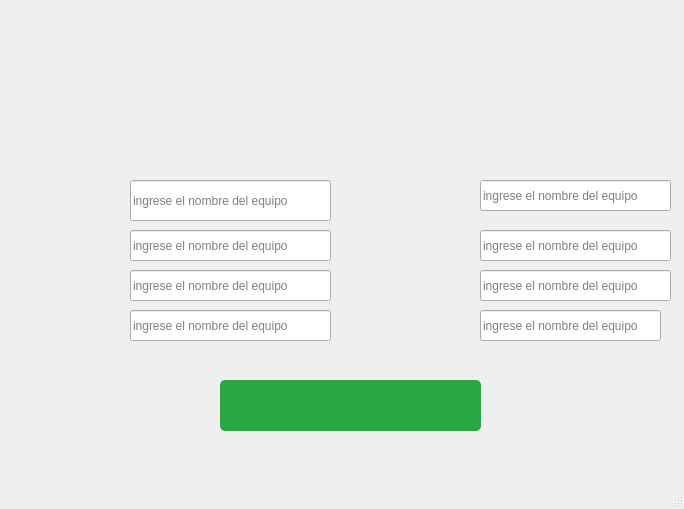
<?xml version="1.0" encoding="UTF-8"?>
<ui version="4.0">
 <class>MainWindow</class>
 <widget class="QMainWindow" name="MainWindow">
  <property name="geometry">
   <rect>
    <x>0</x>
    <y>0</y>
    <width>684</width>
    <height>509</height>
   </rect>
  </property>
  <property name="windowTitle">
   <string>Ventana4</string>
  </property>
  <widget class="QWidget" name="centralwidget">
   <widget class="QLabel" name="label">
    <property name="geometry">
     <rect>
      <x>-10</x>
      <y>20</y>
      <width>681</width>
      <height>471</height>
     </rect>
    </property>
    <property name="text">
     <string/>
    </property>
    <property name="pixmap">
     <pixmap>ImagenV4.png</pixmap>
    </property>
   </widget>
   <widget class="QLineEdit" name="lineEdit_1">
    <property name="geometry">
     <rect>
      <x>130</x>
      <y>180</y>
      <width>201</width>
      <height>41</height>
     </rect>
    </property>
    <property name="styleSheet">
     <string notr="true">QPushButton {
    background-color: #28a745;  /* Color de fondo verde */
    color: white;               /* Color del texto */
    border-radius: 5px;         /* Bordes redondeados */
    padding: 5px;               /* Espacio interno */
}
QPushButton:hover {
    background-color: #218838;  /* Color cuando el mouse pasa encima */
}
QPushButton:pressed {
    background-color: #1e7e34;  /* Color cuando el botón es presionado */
}
</string>
    </property>
    <property name="alignment">
     <set>Qt::AlignJustify|Qt::AlignVCenter</set>
    </property>
    <property name="placeholderText">
     <string>ingrese el nombre del equipo</string>
    </property>
   </widget>
   <widget class="QLineEdit" name="lineEdit_2">
    <property name="geometry">
     <rect>
      <x>130</x>
      <y>230</y>
      <width>201</width>
      <height>31</height>
     </rect>
    </property>
    <property name="placeholderText">
     <string>ingrese el nombre del equipo</string>
    </property>
   </widget>
   <widget class="QLineEdit" name="lineEdit_3">
    <property name="geometry">
     <rect>
      <x>130</x>
      <y>270</y>
      <width>201</width>
      <height>31</height>
     </rect>
    </property>
    <property name="placeholderText">
     <string>ingrese el nombre del equipo</string>
    </property>
   </widget>
   <widget class="QLineEdit" name="lineEdit_4">
    <property name="geometry">
     <rect>
      <x>130</x>
      <y>310</y>
      <width>201</width>
      <height>31</height>
     </rect>
    </property>
    <property name="placeholderText">
     <string>ingrese el nombre del equipo</string>
    </property>
   </widget>
   <widget class="QLineEdit" name="lineEdit_5">
    <property name="geometry">
     <rect>
      <x>480</x>
      <y>180</y>
      <width>191</width>
      <height>31</height>
     </rect>
    </property>
    <property name="placeholderText">
     <string>ingrese el nombre del equipo</string>
    </property>
   </widget>
   <widget class="QLineEdit" name="lineEdit_6">
    <property name="geometry">
     <rect>
      <x>480</x>
      <y>230</y>
      <width>191</width>
      <height>31</height>
     </rect>
    </property>
    <property name="placeholderText">
     <string>ingrese el nombre del equipo</string>
    </property>
   </widget>
   <widget class="QLineEdit" name="lineEdit_7">
    <property name="geometry">
     <rect>
      <x>480</x>
      <y>270</y>
      <width>191</width>
      <height>31</height>
     </rect>
    </property>
    <property name="placeholderText">
     <string>ingrese el nombre del equipo</string>
    </property>
   </widget>
   <widget class="QLineEdit" name="lineEdit_8">
    <property name="geometry">
     <rect>
      <x>480</x>
      <y>310</y>
      <width>181</width>
      <height>31</height>
     </rect>
    </property>
    <property name="placeholderText">
     <string>ingrese el nombre del equipo</string>
    </property>
   </widget>
   <widget class="QPushButton" name="pushButton">
    <property name="geometry">
     <rect>
      <x>220</x>
      <y>380</y>
      <width>261</width>
      <height>51</height>
     </rect>
    </property>
    <property name="font">
     <font>
      <family>Cooper Black</family>
      <pointsize>16</pointsize>
     </font>
    </property>
    <property name="styleSheet">
     <string notr="true">QPushButton {
    background-color: #28a745;  /* Color de fondo verde */
    color: white;               /* Color del texto */
    border-radius: 5px;         /* Bordes redondeados */
    padding: 5px;               /* Espacio interno */
}
QPushButton:hover {
    background-color: #218838;  /* Color cuando el mouse pasa encima */
}
QPushButton:pressed {
    background-color: #1e7e34;  /* Color cuando el botón es presionado */
}
</string>
    </property>
    <property name="text">
     <string/>
    </property>
    <property name="icon">
     <iconset>
      <normaloff>imgbot4.png</normaloff>imgbot4.png</iconset>
    </property>
    <property name="iconSize">
     <size>
      <width>700</width>
      <height>120</height>
     </size>
    </property>
   </widget>
  </widget>
  <widget class="QMenuBar" name="menubar">
   <property name="geometry">
    <rect>
     <x>0</x>
     <y>0</y>
     <width>684</width>
     <height>21</height>
    </rect>
   </property>
  </widget>
  <widget class="QStatusBar" name="statusbar"/>
 </widget>
 <resources/>
 <connections>
  <connection>
   <sender>pushButton</sender>
   <signal>clicked(bool)</signal>
   <receiver>MainWindow</receiver>
   <slot>siguiente()</slot>
   <hints>
    <hint type="sourcelabel">
     <x>291</x>
     <y>413</y>
    </hint>
    <hint type="destinationlabel">
     <x>413</x>
     <y>526</y>
    </hint>
   </hints>
  </connection>
 </connections>
 <slots>
  <slot>siguiente()</slot>
 </slots>
</ui>
